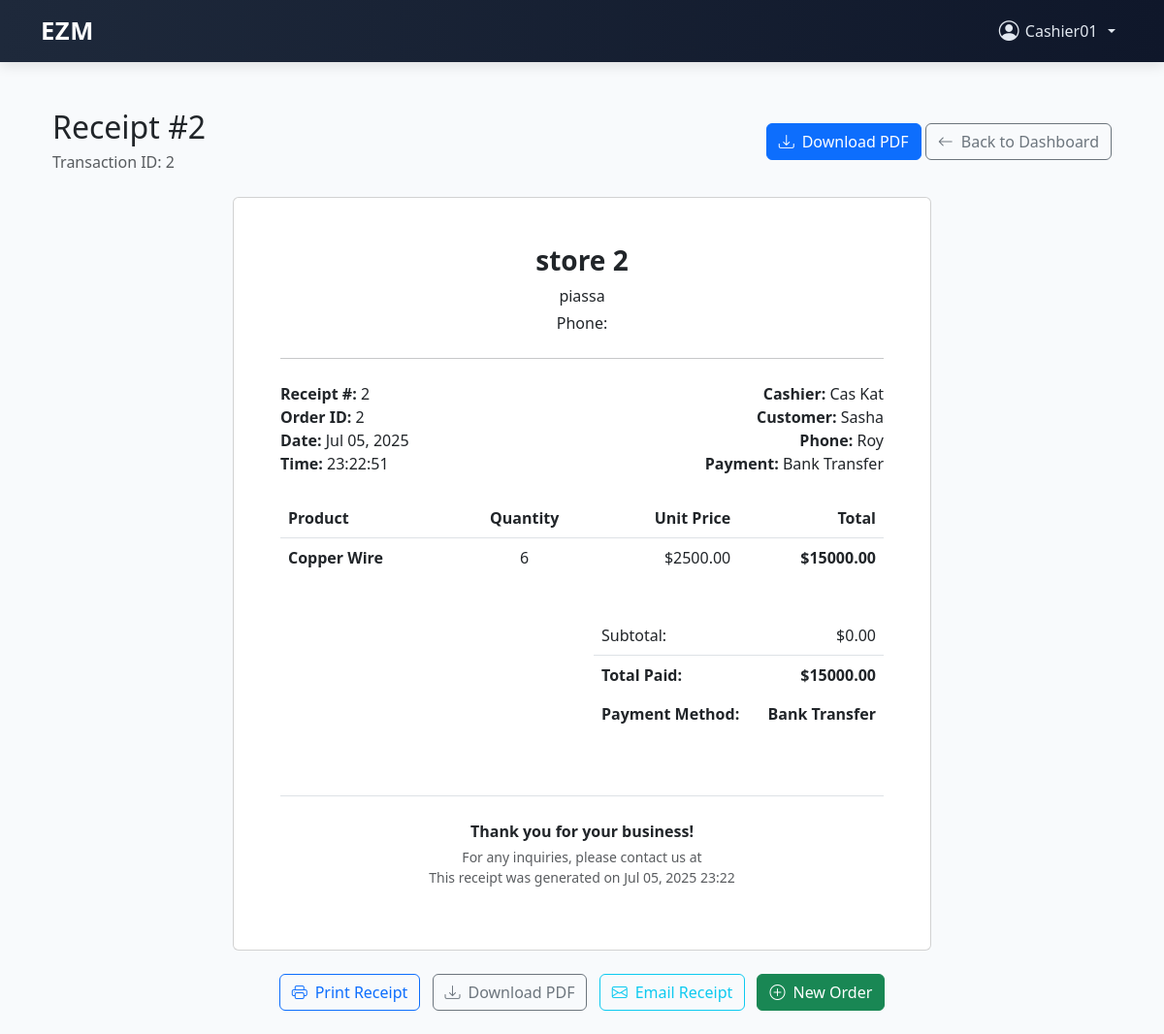
/stores/receipt/2/ (signed in), run on the app's committed database.
### users/models.py (models this page shows)
class CustomUser(AbstractUser):
    ROLE_CHOICES = [
        ('admin', 'Admin'),
        ('head_manager', 'Head Manager'),
        ('store_manager', 'Store Manager'),
        ('cashier', 'Cashier'),
    ]
    role = models.CharField(max_length=20, choices=ROLE_CHOICES)
    store = models.ForeignKey('store.Store', on_delete=models.SET_NULL, null=True, blank=True) # Add this line
    is_first_login = models.BooleanField(default=True)
    phone_number = models.CharField(max_length=20, blank=True)

### transactions/models.py (models this page shows, shortened)
class Receipt(models.Model):
    transaction = models.OneToOneField(Transaction, on_delete=models.CASCADE, limit_choices_to={'transaction_type': 'sale'})
    total_amount = models.DecimalField(max_digits=10, decimal_places=2)
    timestamp = models.DateTimeField(auto_now_add=True)
    customer_name = models.CharField(max_length=100, default='Walk-in Customer', blank=True)
    customer_phone = models.CharField(max_length=20, blank=True, null=True)
    subtotal = models.DecimalField(max_digits=10, decimal_places=2, default=0)
    discount_amount = models.DecimalField(max_digits=10, decimal_places=2, default=0)
    discount_percent = models.DecimalField(max_digits=5, decimal_places=2, default=0)
    tax_amount = models.DecimalField(max_digits=10, decimal_places=2, default=0)

class Transaction(models.Model):
    TRANSACTION_TYPES = [
        ('sale', 'Sale'),
        ('restock', 'Restock'),
        ('transfer', 'Transfer'),
        ('refund', 'Refund'),
    ]
    PAYMENT_TYPE_CHOICES = [
        ('cash', 'Cash'),
        ('mobile', 'Mobile Banking'),
        ('bank', 'Bank Transfer'),
    ]
    quantity = models.IntegerField(help_text="Quantity of product involved. Can be negative for sales.")
    transaction_type = models.CharField(max_length=10, choices=TRANSACTION_TYPES)
    timestamp = models.DateTimeField(auto_now_add=True)
    store = models.ForeignKey('store.Store', on_delete=models.CASCADE)
    total_amount = models.DecimalField(max_digits=10, decimal_places=2, default=0.00) # Add this line
    payment_type = models.CharField(max_length=20, choices=PAYMENT_TYPE_CHOICES, default='cash')

class Order(models.Model):
    receipt = models.ForeignKey(
        Receipt,
        on_delete=models.CASCADE,
        related_name='orders',
        null=True,
        blank=True
    )
    product = models.ForeignKey('Inventory.Product', on_delete=models.CASCADE, related_name='transaction_orders', null=True, blank=True)
    quantity = models.PositiveIntegerField()
    price_at_time_of_sale = models.DecimalField(max_digits=10, decimal_places=2)
    transaction = models.ForeignKey(Transaction, on_delete=models.CASCADE, related_name='orders', null=True, blank=True)

### store/models.py (models this page shows, shortened)
class Store(models.Model):
    name = models.CharField(max_length=255)
    address = models.CharField(max_length=255)
    phone_number = models.CharField(max_length=20, default='')
    store_manager = models.OneToOneField(CustomUser, on_delete=models.SET_NULL, null=True, blank=True, related_name='managed_store')

### Inventory/models.py (models this page shows, shortened)
class Product(models.Model):
    name = models.CharField(max_length=100)
    category = models.CharField(max_length=100, choices=SETTINGS_CHOICES, default='')
    description = models.TextField()
    price = models.DecimalField(max_digits=10, decimal_places=2)
    material = models.TextField()
    size = models.CharField(max_length=50, choices=SIZE_CHOICES, blank=True, null=True, help_text="Product size")
    variation = models.CharField(max_length=100, blank=True, null=True, help_text="Product variation (color, model, etc.)")
    product_type = models.CharField(max_length=50, choices=PRODUCT_TYPE_CHOICES, default='finished_product', help_text="Type of product")
    supplier_company = models.CharField(max_length=200, blank=True, null=True, help_text="Supplier company name")
    batch_number = models.CharField(max_length=100, blank=True, null=True, help_text="Batch or lot number")
    expiry_date = models.DateField(blank=True, null=True, help_text="Product expiry date (if applicable)")
    room = models.CharField(max_length=50, blank=True, null=True, help_text="Storage room")
    shelf = models.CharField(max_length=50, blank=True, null=True, help_text="Shelf location")
    floor = models.CharField(max_length=50, blank=True, null=True, help_text="Floor level")
    storing_condition = models.CharField(
        max_length=50,
        choices=STORING_CONDITION_CHOICES,
        default='room_temperature',
        help_text="Required storage conditions"
    )
    created_at = models.DateTimeField(auto_now_add=True, null=True, blank=True)
    updated_at = models.DateTimeField(auto_now=True, null=True, blank=True)
    class Meta:
        ordering = ['name']
        indexes = [
            models.Index(fields=['name']),
            models.Index(fields=['category']),
            models.Index(fields=['supplier_company']),
            models.Index(fields=['batch_number']),
            models.Index(fields=['expiry_date']),
        ]

### store/views.py (the view)
# urls.py: path('receipt/<int:receipt_id>/', views.view_receipt, name='view_receipt'),
@login_required
def view_receipt(request, receipt_id):
    if request.user.role != 'cashier':
        messages.error(request, "Access denied")
        return redirect('login')
    try:
        receipt = get_object_or_404(Receipt, id=receipt_id)
        transaction_obj = receipt.transaction
        if transaction_obj.store != request.user.store:
            messages.error(request, "Access denied to this receipt")
            return redirect('cashier_dashboard')
        order_items = TransactionOrder.objects.filter(
            transaction=transaction_obj
        ).select_related('receipt', 'product')
        for item in order_items:
            item.subtotal = item.quantity * item.price_at_time_of_sale
        context = {
            'receipt': receipt,
            'transaction': transaction_obj,
            'order_items': order_items,
            'store': transaction_obj.store,
            'customer_name': receipt.customer_name,
            'customer_phone': receipt.customer_phone,
        }
        return render(request, 'store/view_receipt.html', context)
    except Exception as e:
        messages.error(request, f"Error viewing receipt: {str(e)}")
        return redirect('cashier_dashboard')

### store/templates/store/view_receipt.html (shortened to what this page needs)
{% extends 'base.html' %}
{% block content %}
<div class="container mt-4">
  <div class="row mb-4">
    <div class="col-12">
      <div class="d-flex justify-content-between align-items-center">
        <div>
          <h2 class="mb-1">Receipt #{{ receipt.id }}</h2>
          <p class="text-muted mb-0">Transaction ID: {{ transaction.id }}</p>
        </div>
        <div>
          <a href="{% url 'generate_receipt_pdf' receipt.id %}" class="btn btn-primary">
            <i class="bi bi-download me-2"></i>Download PDF
          </a>
          <a href="{% url 'cashier_dashboard' %}" class="btn btn-outline-secondary">
            <i class="bi bi-arrow-left me-2"></i>Back to Dashboard
          </a>
        </div>
      </div>
    </div>
  </div>
  <div class="row justify-content-center">
    <div class="col-lg-8">
      <div class="card">
        <div class="card-body p-5">
          <div class="text-center mb-4">
            <h3 class="fw-bold">{{ store.name }}</h3>
            <p class="mb-1">{{ store.address }}</p>
            <p class="mb-0">Phone: {{ store.phone_number }}</p>
            <hr class="my-4">
          </div>
          <div class="row mb-4">
            <div class="col-6">
              <strong>Receipt #:</strong> {{ receipt.id }}<br>
              <strong>Order ID:</strong> {{ transaction.id }}<br>
              <strong>Date:</strong> {{ transaction.timestamp|date:"M d, Y" }}<br>
              <strong>Time:</strong> {{ transaction.timestamp|date:"H:i:s" }}
            </div>
            <div class="col-6 text-end">
              <strong>Cashier:</strong> {{ request.user.get_full_name|default:request.user.username }}<br>
              <strong>Customer:</strong> {{ customer_name|default:"Walk-in Customer" }}<br>
              {% if customer_phone %}
              <strong>Phone:</strong> {{ customer_phone }}<br>
              {% endif %}
              <strong>Payment:</strong> {{ transaction.get_payment_type_display }}
            </div>
          </div>
          <div class="table-responsive mb-4">
            <table class="table table-borderless">
              <thead class="border-bottom">
                <tr>
                  <th>Product</th>
                  <th class="text-center">Quantity</th>
                  <th class="text-end">Unit Price</th>
                  <th class="text-end">Total</th>
                </tr>
              </thead>
              <tbody>
                {% for item in order_items %}
                <tr>
                  <td>
                    <strong>{{ item.product.name|default:"Product" }}</strong>
                  </td>
                  <td class="text-center">{{ item.quantity }}</td>
                  <td class="text-end">${{ item.price_at_time_of_sale|floatformat:2 }}</td>
                  <td class="text-end"><strong>${{ item.subtotal|floatformat:2 }}</strong></td>
                </tr>
                {% empty %}
                <tr>
                  <td colspan="4" class="text-center text-muted">No items found</td>
                </tr>
                {% endfor %}
              </tbody>
            </table>
          </div>
          <div class="row">
            <div class="col-6"></div>
            <div class="col-6">
              <table class="table table-borderless">
                <tr>
                  <td>Subtotal:</td>
                  <td class="text-end">${{ receipt.subtotal|floatformat:2 }}</td>
                </tr>
                <tr class="border-top">
                  <td><strong>Total Paid:</strong></td>
                  <td class="text-end"><strong>${{ receipt.total_amount|floatformat:2 }}</strong></td>
                </tr>
                <tr>
                  <td><strong>Payment Method:</strong></td>
                  <td class="text-end"><strong>{{ transaction.get_payment_type_display }}</strong></td>
                </tr>
              </table>
            </div>
          </div>
          <div class="text-center mt-5 pt-4 border-top">
            <p class="mb-1"><strong>Thank you for your business!</strong></p>
            <p class="text-muted small mb-0">
              For any inquiries, please contact us at {{ store.phone_number }}
            </p>
            <p class="text-muted small">
              This receipt was generated on {{ receipt.timestamp|date:"M d, Y H:i" }}
            </p>
          </div>
        </div>
      </div>
      <div class="text-center mt-4">
        <button class="btn btn-outline-primary me-2" onclick="window.print()">
          <i class="bi bi-printer me-2"></i>Print Receipt
        </button>
        <a href="{% url 'generate_receipt_pdf' receipt.id %}" class="btn btn-outline-secondary me-2" target="_blank">
          <i class="bi bi-download me-2"></i>Download PDF
        </a>
        <button class="btn btn-outline-info me-2" data-bs-toggle="modal" data-bs-target="#emailModal">
          <i class="bi bi-envelope me-2"></i>Email Receipt
        </button>
        <a href="{% url 'initiate_order' %}" class="btn btn-success">
          <i class="bi bi-plus-circle me-2"></i>New Order
        </a>
      </div>
    </div>
  </div>
</div>
{% endblock %}

### store/templates/base.html (shortened to what this page needs)
<!DOCTYPE html>
<html lang="en">
<head>
  <link href="https://cdn.jsdelivr.net/npm/bootstrap@5.3.0/dist/css/bootstrap.min.css" rel="stylesheet" />
  <link href="https://cdn.jsdelivr.net/npm/bootstrap-icons@1.10.5/font/bootstrap-icons.css" rel="stylesheet" />
</head>
<body>
  <nav class="navbar navbar-expand-lg navbar-custom">
    <div class="container">
      <a class="navbar-brand" href="{% url 'login' %}">EZM</a>
      <div class="collapse navbar-collapse justify-content-end" id="navbarContent">
        <ul class="navbar-nav align-items-center">
          {% if user.is_authenticated %}
          <li class="nav-item dropdown">
            <a class="nav-user-dropdown nav-link dropdown-toggle" href="#" id="userDropdown" role="button"
              data-bs-toggle="dropdown" aria-expanded="false">
              <i class="bi bi-person-circle nav-user-icon"></i> {{ user.username }}
            </a>
          </li>
          {% else %}
          <li class="nav-item me-2">
            <a class="nav-link btn btn-light text-dark px-3" href="{% url 'login' %}">Login</a>
          </li>
          {% endif %}
        </ul>
      </div>
    </div>
  </nav>
  <div class="container py-4">
    {% block content %}{% endblock %}
  </div>
</body>
</html>

### store/templates/base.html (style rules this page uses)
body { background-color: #f8fafc; font-family: 'Segoe UI', sans-serif; }
.navbar-custom { background: linear-gradient(to right, #1e293b, #0f172a); box-shadow: 0 4px 12px rgba(0, 0, 0, 0.1); }
.navbar-brand { font-weight: 700; font-size: 1.6rem; letter-spacing: 0.5px; color: #ffffff !important; transition: color 0.3s ease; }
.nav-link { color: #e2e8f0 !important; }
.nav-user-dropdown { color: #fff; cursor: pointer; display: flex; align-items: center; gap: 0.4rem; font-weight: 500; user-select: none; }
.nav-user-icon { font-size: 1.3rem; }

### data on the page
CustomUser: username "Cashier01", user.get_full_name "Cas Kat"
Receipt: id "2", customer_name "Sasha", customer_phone "Roy", subtotal "0.00", total_amount "15000.00", timestamp "Jul 05, 2025 23:22"
Store: name "store 2", address "piassa"
Order: product.name "Copper Wire", quantity "6", price_at_time_of_sale "2500.00", subtotal "15000.00"
